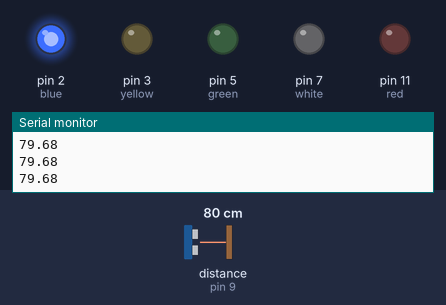
This sketch was run on a simulated Arduino Uno, built with avr-gcc and run on an emulated ATmega328P. Shown: output pins drawn as LEDs (lit = HIGH), the last lines printed to the serial monitor. Wiring (inferred from the names in the program): ultrasonic range finder: trigger pin 8; echo pin 9. Inputs (shaded band) come from the test bench; at power-on: distance to the obstacle (sensor on pin 9) 80 cm. The echo pulse lasts 58.3 µs per cm; pins used as bus, display or sensor lines are not drawn.

Above: at 1.2 s.
1.3 s: distance to the obstacle (sensor on pin 9) set to 44 cm
4.3 s: distance to the obstacle (sensor on pin 9) set to 36 cm
At 4.42 s:
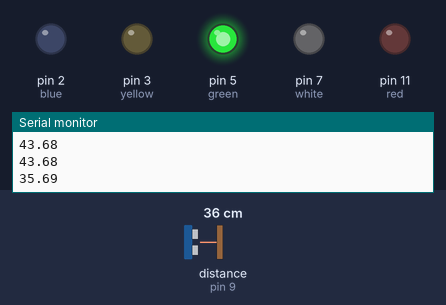
7.3 s: distance to the obstacle (sensor on pin 9) set to 26 cm
At 7.41 s:
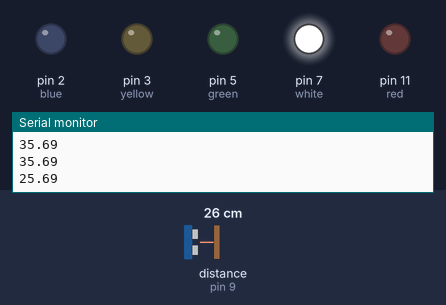
10.3 s: distance to the obstacle (sensor on pin 9) set to 23 cm
13.3 s: distance to the obstacle (sensor on pin 9) set to 19 cm
At 13.35 s:
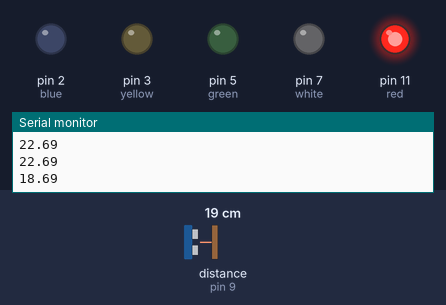
16.3 s: distance to the obstacle (sensor on pin 9) set to 35 cm
At 16.51 s:
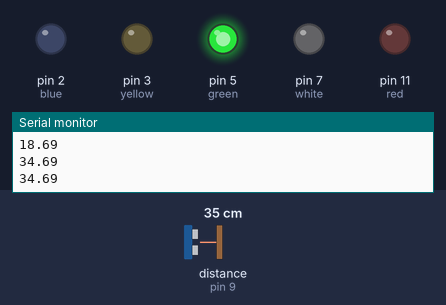
Timing chart, 0 to 19.3 s (numbered marks = the images above; inputs shaded):
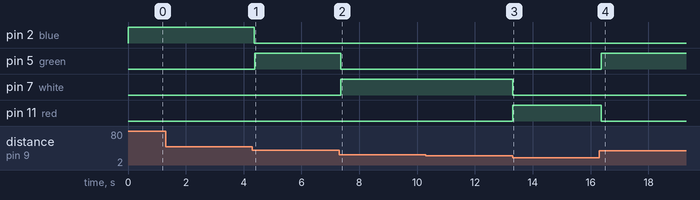

Measured:
- the behaviour switches between 41 and 40 cm on distance to the obstacle (sensor on pin 9) (found by bisection; images 0 and 1)
- the behaviour switches between 31 and 30 cm on distance to the obstacle (sensor on pin 9) (found by bisection; images 1 and 2)
- the behaviour switches between 21 and 20 cm on distance to the obstacle (sensor on pin 9) (found by bisection; images 2 and 3)
- after the input at 4.3 s, pin 2 (blue): HIGH → LOW after 0.07 s; pin 5 (green): LOW → HIGH after 0.08 s
- after the input at 7.3 s, pin 5 (green): HIGH → LOW after 0.06 s; pin 7 (white): LOW → HIGH after 0.07 s
- after the input at 13.3 s, pin 7 (white): HIGH → LOW at once; pin 11 (red): LOW → HIGH at once
- after the input at 16.3 s, pin 5 (green): LOW → HIGH after 0.06 s; pin 11 (red): HIGH → LOW after 0.06 s

The sketch:

ultrasoundandled.ino
```cpp
int yellow=3, green=5, red=11, blue=2, white=7;
int arr[5]={yellow, red, white, green, blue};
int trig=8;
int echo=9;


void setup() {
  Serial.begin(9600);
pinMode(trig,OUTPUT);
pinMode(echo, INPUT);
  pinMode(yellow,OUTPUT);
  pinMode(red,OUTPUT);
  pinMode(green,OUTPUT);
  pinMode(blue,OUTPUT);
  pinMode(white,OUTPUT);
  // put your setup code here, to run once:

}

void loop() {

digitalWrite(trig, HIGH);
delayMicroseconds(10);
digitalWrite(trig, LOW);
float time=pulseIn(echo,HIGH);
float distance = (time * 0.0343) / 2;
Serial.println(distance);
if(distance>0 && distance<=10)
{
  digitalWrite(arr[0],HIGH);
  delay(100);
  digitalWrite(arr[0],LOW);
}
else if(distance>10 && distance<=20)
{
  digitalWrite(arr[1],HIGH);
  delay(100);
  digitalWrite(arr[1],LOW);
}
else if(distance>20 && distance<=30)
{
  digitalWrite(arr[2],HIGH);
  delay(100);
  digitalWrite(arr[2],LOW);
}

else if(distance>30 && distance<=40)
{
  digitalWrite(arr[3],HIGH);
  delay(100);
  digitalWrite(arr[3],LOW);
}
else if(distance>40 )
{
  digitalWrite(arr[4],HIGH);
  delay(100);
  digitalWrite(arr[4],LOW);

}
}
```
